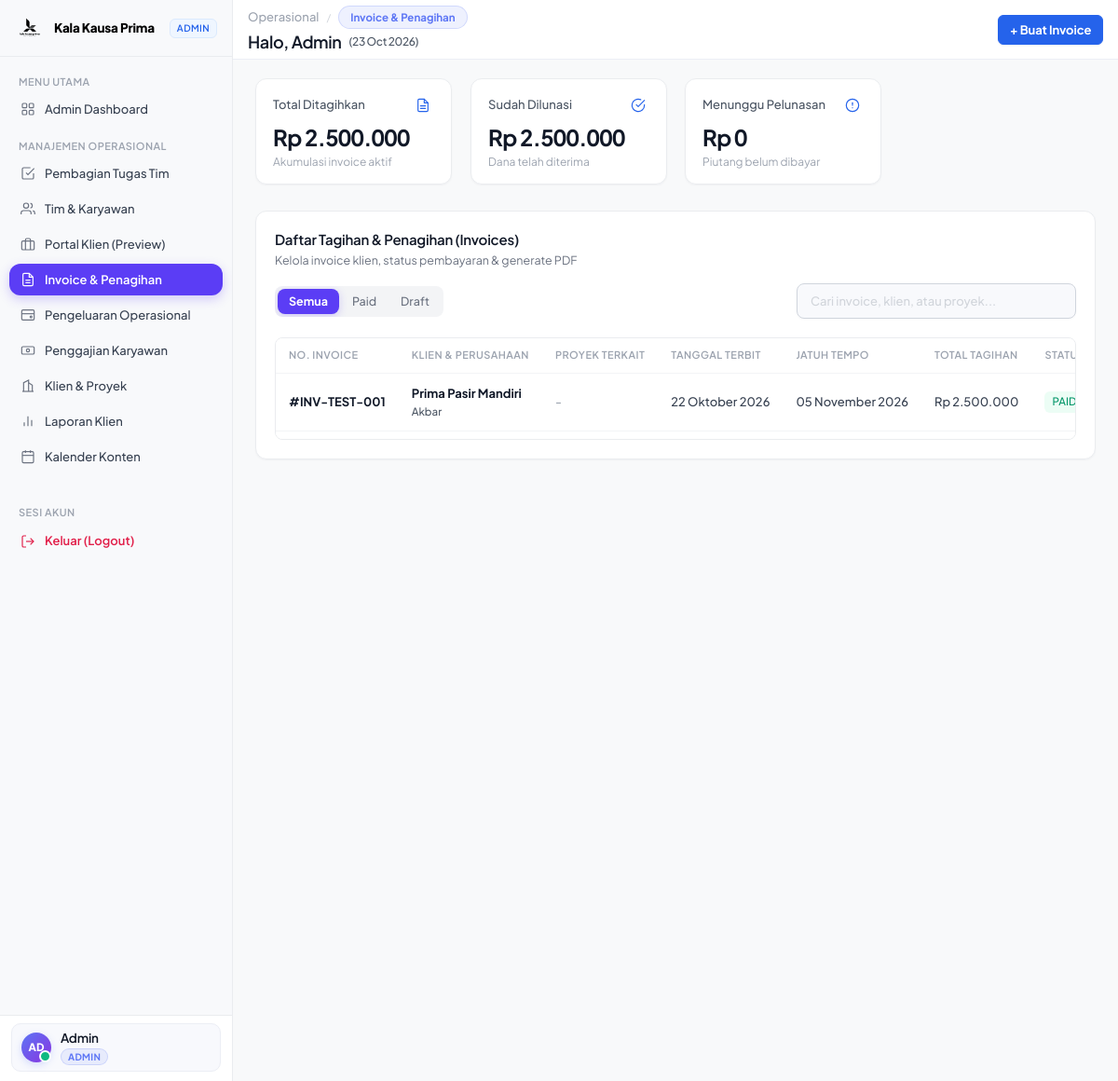
The page /invoices?_slot=internal&_u=u_2 (signed in) on the database its author committed.
### tables this page shows
CREATE TABLE invoices (
                id INTEGER PRIMARY KEY AUTOINCREMENT,
                invoice_number VARCHAR(50) UNIQUE NOT NULL,
                client_id INTEGER NOT NULL,
                project_id INTEGER DEFAULT NULL,
                issue_date DATE NOT NULL,
                due_date DATE NOT NULL,
                subtotal DECIMAL(15,2) NOT NULL DEFAULT 0,
                discount_percent DECIMAL(5,2) DEFAULT 0,
                discount_amount DECIMAL(15,2) DEFAULT 0,
                tax_percent DECIMAL(5,2) DEFAULT 0,
                tax_amount DECIMAL(15,2) DEFAULT 0,
                total_amount DECIMAL(15,2) NOT NULL DEFAULT 0,
                status VARCHAR(20) DEFAULT 'Draft', -- 'Draft', 'Sent', 'Paid', 'Overdue'
                paid_at DATETIME DEFAULT NULL,
                payment_method VARCHAR(50) DEFAULT NULL,
                receipt_file VARCHAR(255) DEFAULT NULL,
                notes TEXT DEFAULT NULL,
                created_at DATETIME DEFAULT CURRENT_TIMESTAMP, is_deleted INTEGER DEFAULT 0,
                FOREIGN KEY (client_id) REFERENCES clients(id) ON DELETE CASCADE,
                FOREIGN KEY (project_id) REFERENCES projects(id) ON DELETE SET NULL
            );

CREATE TABLE clients (
                id INTEGER PRIMARY KEY AUTOINCREMENT,
                name VARCHAR(150) NOT NULL,
                company VARCHAR(150) NOT NULL,
                email VARCHAR(150) NOT NULL,
                phone VARCHAR(50) NOT NULL,
                address TEXT DEFAULT NULL,
                created_at DATETIME DEFAULT CURRENT_TIMESTAMP
            , logo VARCHAR(255) DEFAULT NULL, is_deleted INTEGER DEFAULT 0, company_name VARCHAR(150) DEFAULT NULL, pic_name VARCHAR(150) DEFAULT NULL, package_name VARCHAR(100) DEFAULT 'Social Media & Performance Ads', status VARCHAR(30) DEFAULT 'Active', service_type VARCHAR(200) DEFAULT 'Kelola Sosmed', contract_start_date DATE DEFAULT NULL, contract_end_date DATE DEFAULT NULL, contract_status VARCHAR(30) DEFAULT 'active');

### config/auth.php (called while the page is built, shortened)
<?php
require_once __DIR__ . '/app.php';
function resolve_active_account(): ?array {
    if (isset($GLOBALS['__ACTIVE_RESOLVED_ACCOUNT__'])) {
        return $GLOBALS['__ACTIVE_RESOLVED_ACCOUNT__'];
    }
    $uidKey = $_GET['_u'] ?? $_POST['_u'] ?? ($_SERVER['HTTP_X_KALA_UID'] ?? '');
    $selectedAccount = null;
    if (!empty($uidKey) && isset($_SESSION['kala_accounts'][$uidKey])) {
        $selectedAccount = $_SESSION['kala_accounts'][$uidKey];
    }
    if ($selectedAccount) {
        $normalized = [
            'id'                => (int)($selectedAccount['id'] ?? $selectedAccount['user_id']),
            'user_id'           => (int)($selectedAccount['id'] ?? $selectedAccount['user_id']),
            'name'              => $selectedAccount['name'] ?? '',
            'email'             => $selectedAccount['email'] ?? '',
            'role'              => $selectedAccount['role'] ?? '',
            'employment_type'   => $selectedAccount['employment_type'] ?? ($selectedAccount['role'] === 'client' ? 'client' : 'internal'),
            'phone_wa'          => $selectedAccount['phone_wa'] ?? null,
            'client_id'         => !empty($selectedAccount['client_id']) ? (int)$selectedAccount['client_id'] : null,
            'avatar'            => $selectedAccount['avatar'] ?? null,
            'service_specialty' => $selectedAccount['service_specialty'] ?? null,
            'position'          => $selectedAccount['position'] ?? null,
            'jobdesk'           => $selectedAccount['jobdesk'] ?? null,
        ];
        return $normalized;
    }
    return null;
}
function current_tab_uid(): string {
    $u = resolve_active_account();
    return $u ? ('u_' . $u['id']) : '';
}
    ?>
    <?php
function current_user(?string $context = null): ?array {
    $u = resolve_active_account();
    return $u;
}
function current_user_role(?string $context = null): string {
    $u = current_user($context);
    return $u['role'] ?? '';
}
function is_client(?string $context = null): bool {
    return current_user_role($context) === 'client';
}

### config/app.php (called while the page is built, shortened)
<?php
function get_base_url() {
    $script_dir = str_replace('\\', '/', dirname($_SERVER['SCRIPT_NAME'] ?? ''));
    if ($script_dir === '/' || $script_dir === '\\') {
        $script_dir = '';
    }
    $script_dir = preg_replace('#/(api|scratch)$#i', '', $script_dir);
    return rtrim($script_dir, '/');
}
function url($path = '', $preserveUid = true) {
    $base = get_base_url();
    $path = ltrim($path, '/');
    $fullUrl = $base ? $base . '/' . $path : '/' . $path;
    $tabUid = '';
    if (function_exists('current_tab_uid')) {
        $tabUid = current_tab_uid();
    } elseif (!empty($_GET['_u'])) {
        $tabUid = trim($_GET['_u']);
    }
    if (!empty($tabUid)) {
        $sep = (strpos($fullUrl, '?') !== false) ? '&' : '?';
        return $fullUrl . $sep . '_u=' . urlencode($tabUid);
    }
    return $fullUrl;
}
function format_rupiah($number, $with_prefix = true) {
    $val = number_format(floatval($number), 0, ',', '.');
    return $with_prefix ? 'Rp ' . $val : $val;
}
function format_date($date_str, $with_time = false) {
    $timestamp = strtotime($date_str);
    $months = [
        1 => 'Januari', 2 => 'Februari', 3 => 'Maret', 4 => 'April',
        5 => 'Mei', 6 => 'Juni', 7 => 'Juli', 8 => 'Agustus',
        9 => 'September', 10 => 'Oktober', 11 => 'November', 12 => 'Desember'
    ];
    $d = date('d', $timestamp);
    $m = $months[(int)date('m', $timestamp)];
    $y = date('Y', $timestamp);
    return "$d $m $y";
}
    ?>

### views/invoices.php (shortened to what this page needs)
<?php
$db = Database::getConnection();
$filterStatus = $_GET['status'] ?? 'all';
$isClientUser = is_client();
$clientId = current_user_client_id();
$whereClause = "COALESCE(i.is_deleted, 0) = 0";
$invoices = $db->query("
    SELECT i.*, c.name as client_name, c.company as client_company, c.phone as client_phone, p.name as project_name
    FROM invoices i
    JOIN clients c ON i.client_id = c.id
    LEFT JOIN projects p ON i.project_id = p.id
    WHERE $whereClause
    ORDER BY i.id DESC
")->fetchAll();
$statClientWhere = ($isClientUser && $clientId) ? " AND client_id = " . intval($clientId) : "";
$totalBilled = floatval($db->query("SELECT COALESCE(SUM(total_amount), 0) FROM invoices WHERE COALESCE(is_deleted, 0) = 0" . $statClientWhere)->fetchColumn());
$totalPaid = floatval($db->query("SELECT COALESCE(SUM(total_amount), 0) FROM invoices WHERE status = 'Paid' AND COALESCE(is_deleted, 0) = 0" . $statClientWhere)->fetchColumn());
$totalUnpaid = floatval($db->query("SELECT COALESCE(SUM(total_amount), 0) FROM invoices WHERE status != 'Paid' AND COALESCE(is_deleted, 0) = 0" . $statClientWhere)->fetchColumn());
?>
<!DOCTYPE html>
<html lang="id">
<head>
  <link rel="stylesheet" href="assets/css/style.css?v=saas-linear-1.0">
</head>
<body>
  <div class="app-container">
    <?php require_once BASE_PATH . '/includes/sidebar.php'; ?>
    <main class="main-wrapper">
      <?php require_once BASE_PATH . '/includes/header.php'; ?>
      <div class="content-body">
        <div class="kpi-grid">
          <div class="kpi-card">
            <div class="kpi-header">
              <span class="kpi-title"><?= $isClientUser ? 'Total Tagihan Saya' : 'Total Ditagihkan' ?></span>
              <span class="kpi-icon">
              </span>
            </div>
            <div class="kpi-value"><?= format_rupiah($totalBilled) ?></div>
            <div class="kpi-meta"><?= $isClientUser ? 'Akumulasi seluruh tagihan proyek' : 'Akumulasi invoice aktif' ?></div>
          </div>
          <div class="kpi-card">
            <div class="kpi-header">
              <span class="kpi-title"><?= $isClientUser ? 'Tagihan Lunas' : 'Sudah Dilunasi' ?></span>
              <span class="kpi-icon">
                <svg viewBox="0 0 24 24" width="16" height="16" stroke="#059669" stroke-width="1.75" fill="none" stroke-linecap="round" stroke-linejoin="round"><path d="M22 11.08V12a10 10 0 1 1-5.93-9.14"/><polyline points="22 4 12 14.01 9 11.01"/></svg>
              </span>
            </div>
            <div class="kpi-value" style="color: #059669;"><?= format_rupiah($totalPaid) ?></div>
            <div class="kpi-meta" style="color: #059669;"><?= $isClientUser ? 'Pembayaran terverifikasi' : 'Dana telah diterima' ?></div>
          </div>
          <div class="kpi-card">
            <div class="kpi-header">
              <span class="kpi-title"><?= $isClientUser ? 'Belum Dibayar' : 'Menunggu Pelunasan' ?></span>
              <span class="kpi-icon">
                <svg viewBox="0 0 24 24" width="16" height="16" stroke="#B45309" stroke-width="1.75" fill="none" stroke-linecap="round" stroke-linejoin="round"><circle cx="12" cy="12" r="10"/><line x1="12" y1="8" x2="12" y2="12"/><line x1="12" y1="16" x2="12.01" y2="16"/></svg>
              </span>
            </div>
            <div class="kpi-value" style="color: #B45309;"><?= format_rupiah($totalUnpaid) ?></div>
            <div class="kpi-meta" style="color: #B45309;"><?= $isClientUser ? 'Menunggu pembayaran' : 'Piutang belum dibayar' ?></div>
          </div>
        </div>
        <div class="glass-panel" style="overflow: visible; min-width: 0; max-width: 100%;">
          <div style="margin-bottom: 16px;">
            <h2 class="panel-title" style="font-size: 15px; font-weight: 600; color: #111827; margin: 0 0 2px 0; letter-spacing: -0.015em;">
              <?= $isClientUser ? 'Riwayat Tagihan &amp; Invoice Saya' : 'Daftar Tagihan &amp; Penagihan (Invoices)' ?>
            </h2>
            <p style="font-size: 12.5px; color: #6B7280; margin: 0;">
              <?= $isClientUser ? 'Pantau status pembayaran invoice dan unduh dokumen invoice resmi PT Kala Kausa Prima' : 'Kelola invoice klien, status pembayaran & generate PDF' ?>
            </p>
          </div>
          <div style="display: flex; justify-content: space-between; align-items: center; gap: 16px; margin-bottom: 20px; flex-wrap: wrap;">
            <div class="date-filter-group">
              <a href="<?= url('invoices?status=all' . ($isClientUser ? '&portal=client&_slot=client' : '')) ?>" class="filter-btn <?= $filterStatus === 'all' ? 'active' : '' ?>">Semua</a>
              <a href="<?= url('invoices?status=Paid' . ($isClientUser ? '&portal=client&_slot=client' : '')) ?>" class="filter-btn <?= $filterStatus === 'Paid' ? 'active' : '' ?>">Paid</a>
              <a href="<?= url('invoices?status=Draft' . ($isClientUser ? '&portal=client&_slot=client' : '')) ?>" class="filter-btn <?= $filterStatus === 'Draft' ? 'active' : '' ?>">Draft</a>
            </div>
            <div style="position: relative; width: 300px; max-width: 100%;">
              <input type="text" id="invoice-search-input" class="form-control" style="width: 100%; padding-left: 14px; height: 38px; font-size: 13px; border-color: #D0D5DD; border-radius: 8px;" placeholder="Cari invoice, klien, atau proyek...">
            </div>
          </div>
          <div class="kala-table-scroll table-responsive" style="width: 100%; max-width: 100%; overflow-x: auto !important; -webkit-overflow-scrolling: touch !important; display: block !important; padding-bottom: 8px;">
            <table class="table-custom" id="invoice-table" style="min-width: 980px !important; width: 100%;">
              <thead>
                <tr>
                  <th style="white-space: nowrap !important;">NO. INVOICE</th>
                  <th style="white-space: nowrap !important;">KLIEN &amp; PERUSAHAAN</th>
                  <th style="white-space: nowrap !important;">PROYEK TERKAIT</th>
                  <th style="white-space: nowrap !important;">TANGGAL TERBIT</th>
                  <th style="white-space: nowrap !important;">JATUH TEMPO</th>
                  <th style="white-space: nowrap !important;">TOTAL TAGIHAN</th>
                  <th style="white-space: nowrap !important;">STATUS</th>
                </tr>
              </thead>
              <tbody>
                <?php if (empty($invoices)): ?>
                  <tr><td colspan="8" style="text-align: center; color: var(--text-muted); padding: 32px; white-space: nowrap !important;">Tidak ada invoice ditemukan.</td></tr>
                <?php else: ?>
                  <?php foreach ($invoices as $inv): ?>
                    <tr>
                      <td style="font-weight: 700; white-space: nowrap !important;">
                        <a href="<?= url('invoice-view?id=' . $inv['id'] . ($isClientUser ? '&portal=client&_slot=client' : '')) ?>" style="color: #101828; text-decoration: none; font-weight: 700; font-family: inherit;">
                          #<?= htmlspecialchars($inv['invoice_number']) ?>
                        </a>
                      </td>
                      <td style="white-space: nowrap !important;">
                        <?php if ($isClientUser): ?>
                          <div style="font-weight: 700; color: #101828;">
                            <span><?= htmlspecialchars($inv['client_company']) ?></span>
                          </div>
                        <?php else: ?>
                          <div class="clickable-client-link" onclick="openProjectFinancialDetailModal(<?= $inv['project_id'] ? $inv['project_id'] : 0 ?>, <?= $inv['client_id'] ?>)" title="Lihat Rincian Alokasi Keuangan">
                            <span><?= htmlspecialchars($inv['client_company']) ?></span>
                          </div>
                        <?php endif; ?>
                        <div style="font-size: 11.5px; color: var(--text-secondary); margin-top: 2px;"><?= htmlspecialchars($inv['client_name']) ?></div>
                      </td>
                      <td style="color: var(--text-secondary); font-size: 13px; white-space: nowrap !important;">
                        <?= $inv['project_name'] ? htmlspecialchars($inv['project_name']) : '<span style="color:var(--text-muted);">-</span>' ?>
                      </td>
                      <td style="color: var(--text-secondary); white-space: nowrap !important;"><?= format_date($inv['issue_date']) ?></td>
                      <td style="color: var(--text-secondary); white-space: nowrap !important;"><?= format_date($inv['due_date']) ?></td>
                      <td style="font-weight: 800; color: #101828; white-space: nowrap !important; font-size: 13.5px;"><?= format_rupiah($inv['total_amount']) ?></td>
                      <td style="white-space: nowrap !important;">
                        <span class="badge-status badge-<?= strtolower($inv['status']) ?>">
                          <?= strtoupper($inv['status']) ?>
                        </span>
                      </td>
                    </tr>
                  <?php endforeach; ?>
                <?php endif; ?>
              </tbody>
            </table>
          </div>
        </div>
  <?php require_once BASE_PATH . '/includes/footer.php'; ?>

### rows shown on the page
invoices: invoice_number "INV-TEST-001", client.company "Prima Pasir Mandiri", client.name "Akbar", issue_date "22 Oktober 2026", due_date "05 November 2026", total_amount "Rp 2.500.000", status "PAID"

### other values the page prints
$badgeLabel "ADMIN"
$sidebarAvatar "AD"
$sidebarProfileName "Admin"
$sidebarBadge "ADMIN"
$currentPageInfo['parent'] "Operasional"
$currentPageInfo['name'] "Invoice & Penagihan"
$greetingDisplayName "Admin"
format_rupiah($totalBilled) "Rp 2.500.000"
format_rupiah($totalPaid) "Rp 2.500.000"
format_rupiah($totalUnpaid) "Rp 0"
